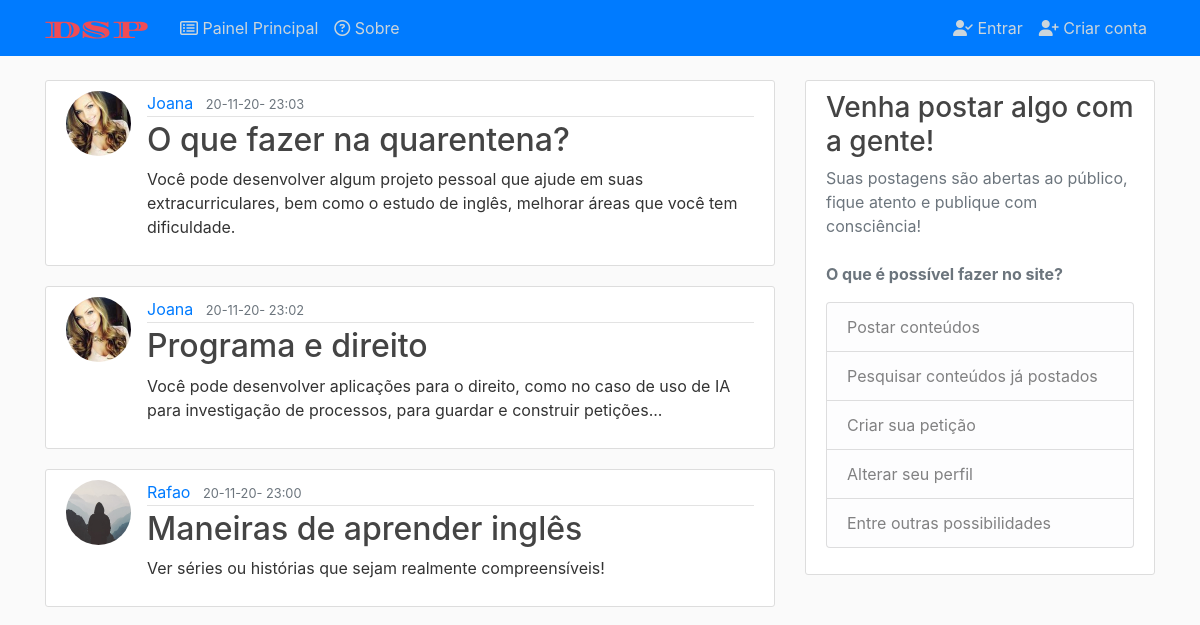
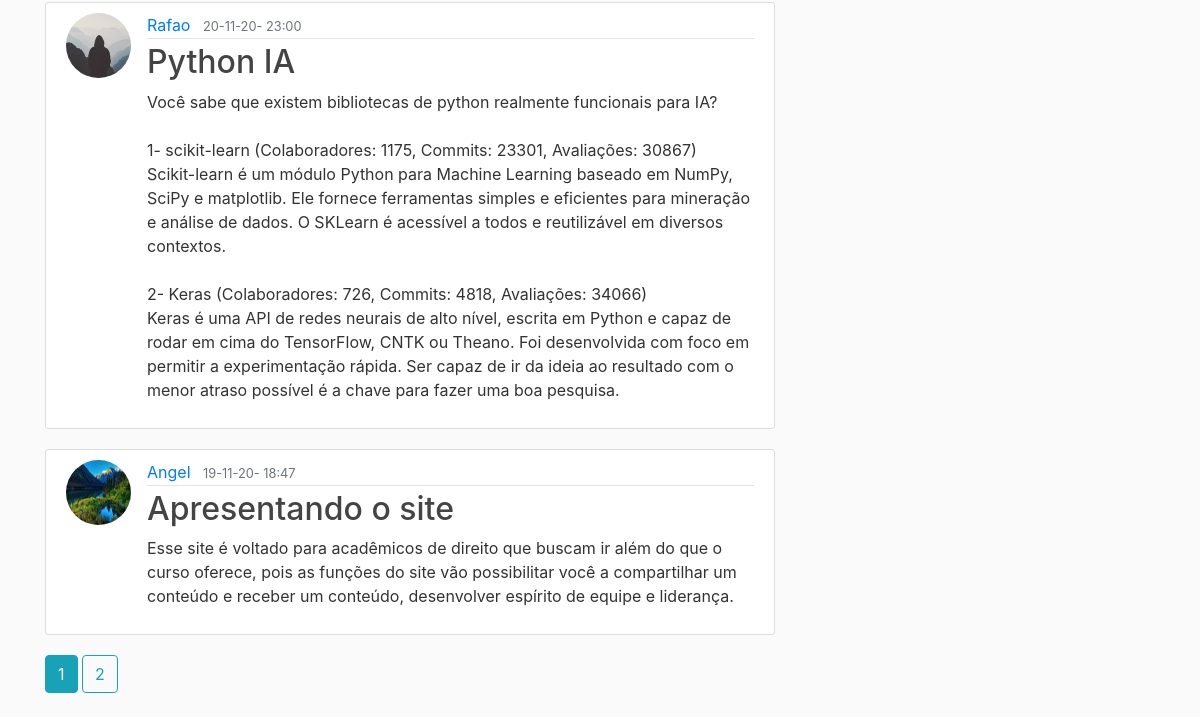
Before: / with the older database file (2 pictures, top to bottom).
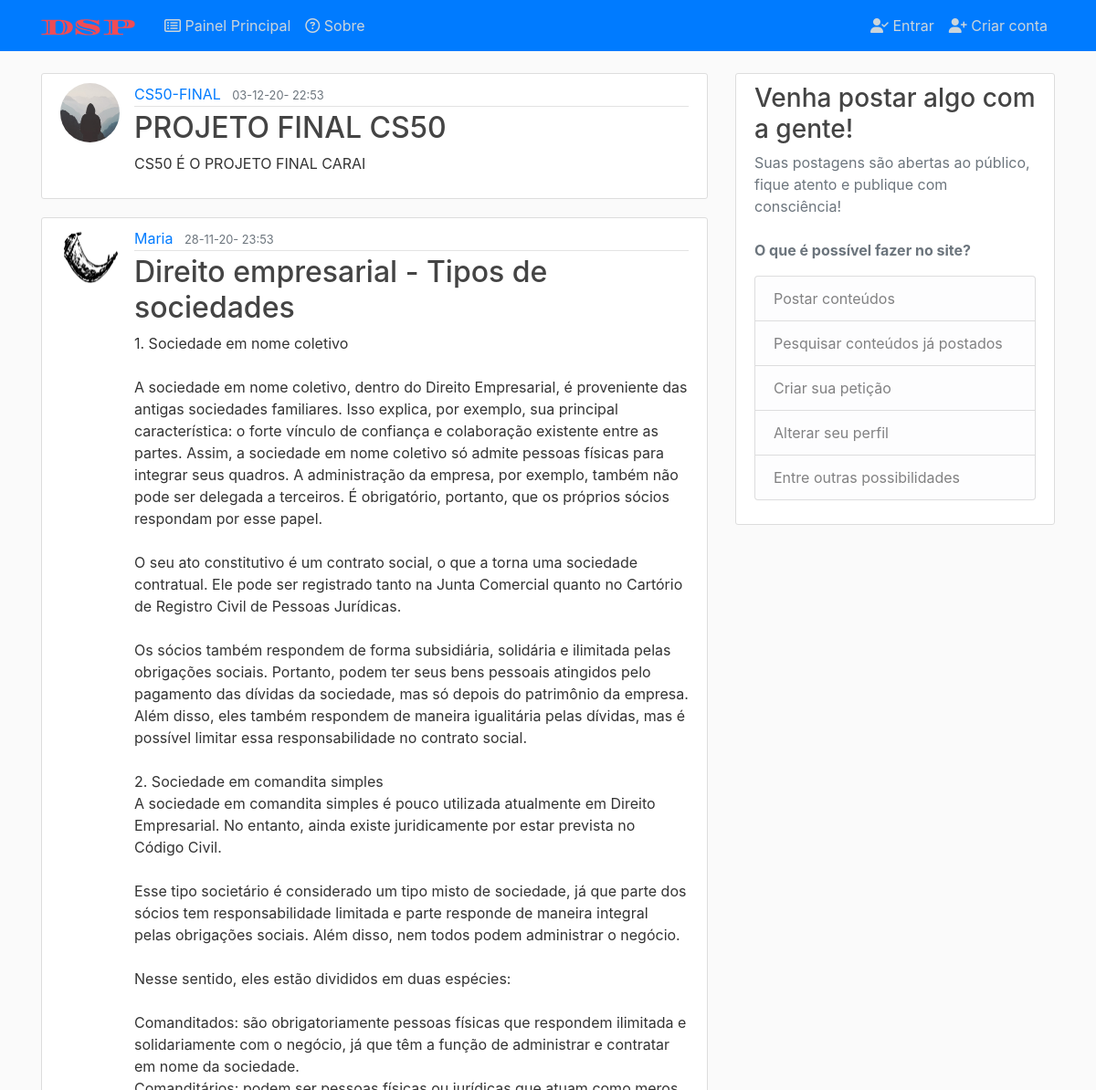
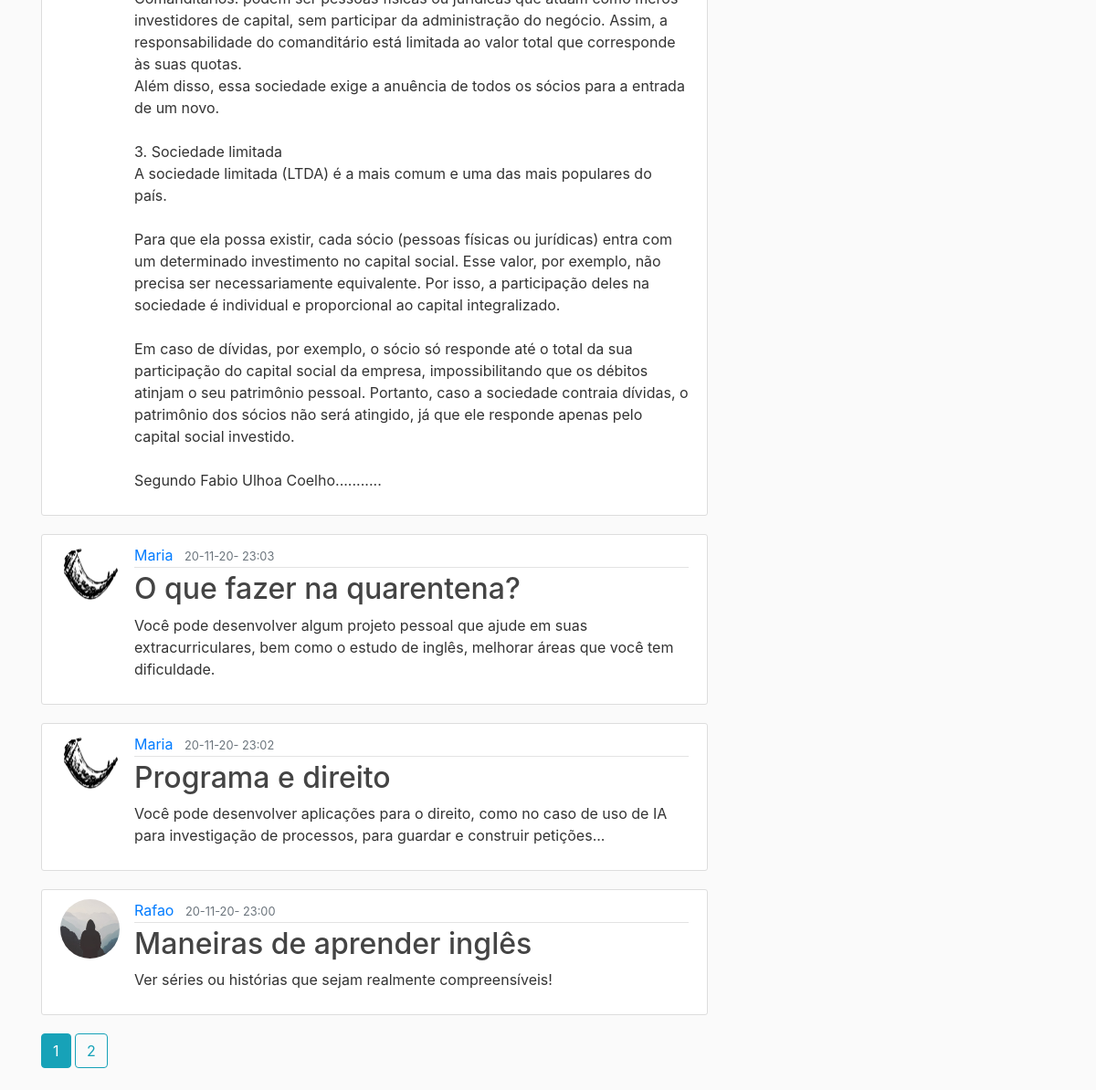
After: the same page with the newer database file (2 pictures, top to bottom).
### application/models.py (models this page shows, shortened)
class Post(db.Model):
    id = db.Column(db.Integer, primary_key=True)
    title = db.Column(db.String(100), nullable=False)
    date_posted = db.Column(db.DateTime, nullable=False,
                            default=datetime.now)
    content = db.Column(db.Text, nullable=False)
    user_id = db.Column(db.Integer, db.ForeignKey('user.id'), nullable=False)

class User(db.Model, UserMixin):
    id = db.Column(db.Integer, primary_key=True)
    username = db.Column(db.String(20), unique=True, nullable=False)
    email = db.Column(db.String(120), unique=True, nullable=False)
    image_file = db.Column(db.String(20), nullable=False,
                           default='default.jpg')
    password = db.Column(db.String(60), nullable=False)
    posts = db.relationship('Post', backref='author', lazy=True)

### application/main/routes.py (the view, shortened to what this page needs)
@main.route('/', methods=['GET', 'POST'], defaults={"page": 1})
@main.route('/<int:page>', methods=['GET', 'POST'])
def index(page):
    page = page
    pages = 5
    posts = Post.query.order_by(
        Post.date_posted.desc()).paginate(page, pages, error_out=False)
    return render_template('index.html', posts=posts, title='Painel Principal')

### application/templates/index.html
{%extends "layout.html"%}
{%block content%}
  {% for post in posts.items %}
  <article class="media content-section">
    <img class="rounded-circle article-img" src="{{ url_for('static', filename='profile_pics/' + post.author.image_file) }}">
    <div class="media-body">
      <div class="article-metadata">
        <a class="mr-2" href="{{url_for('users.user_posts', username=post.author.username)}}">{{ post.author.username }}</a>
        <small class="text-muted">{{ post.date_posted.strftime('%d-%m-%y- %H:%M') }}</small>
      </div>
      <h2><a class="article-title" href="{{ url_for('posts.post', post_id=post.id) }}">{{ post.title }}</a></h2>
      <p class="article-content">{{ post.content }}</p>
    </div>
  </article>
  {%endfor %}
  {% for page_num in posts.iter_pages(left_edge=1, right_edge=1, left_current=1, right_current=2) %}
    {% if page_num %}
      {% if posts.page == page_num %}
        <a class="btn btn-info mb-4" href="{{ url_for('main.index', page=page_num) }}">{{ page_num }}</a>
        {% else %}
        <a class="btn btn-outline-info mb-4" href="{{ url_for('main.index', page=page_num) }}">{{ page_num }}</a>
        {% endif %}
    {% else %}
      ...
    {% endif %}
  {% endfor %}
{%endblock content%}

Changed rows visible on the page:
no longer on this page (row unchanged): Post: image_file (placeholder picture), author.username "Rafao", date_posted "20-11-20- 23:00", title "Python IA", content "Você sabe que existem bibliotecas de python realmente funcionais para IA? 1- scikit-learn (Colaboradores: 1175, Commits: 23301, Avaliações: 30867) Scikit-learn é um módulo Python para Machine Learning baseado em NumPy, SciPy e matplotlib. Ele fornece ferramentas simples e eficientes para mineração e análise de dados. O SKLearn é acessível a todos e reutilizável em diversos contextos. 2- Keras (Colaboradores: 726, Commits: 4818, Avaliações: 34066) Keras é uma API de redes neurais de alto nível, escrita em Python e capaz de rodar em cima do TensorFlow, CNTK ou Theano. Foi desenvolvida com foco em permitir a experimentação rápida. Ser capaz de ir da ideia ao resultado com o menor atraso…"
no longer on this page (row unchanged): Post: image_file (picture), author.username "Angel", date_posted "19-11-20- 18:47", title "Apresentando o site", content "Esse site é voltado para acadêmicos de direito que buscam ir além do que o curso oferece, pois as funções do site vão possibilitar você a compartilhar um conteúdo e receber um conteúdo, desenvolver espírito de equipe e liderança."
added Post: image_file (placeholder picture), author.username "CS50-FINAL", date_posted "03-12-20- 22:53", title "PROJETO FINAL CS50", content "CS50 É O PROJETO FINAL CARAI"
added Post: image_file (picture), author.username "Maria", date_posted "28-11-20- 23:53", title "Direito empresarial - Tipos de sociedades", content "1. Sociedade em nome coletivo A sociedade em nome coletivo, dentro do Direito Empresarial, é proveniente das antigas sociedades familiares. Isso explica, por exemplo, sua principal característica: o forte vínculo de confiança e colaboração existente entre as partes. Assim, a sociedade em nome coletivo só admite pessoas físicas para integrar seus quadros. A administração da empresa, por exemplo, também não pode ser delegada a terceiros. É obrigatório, portanto, que os próprios sócios respondam por esse papel. O seu ato constitutivo é um contrato social, o que a torna uma sociedade contratual. Ele pode ser registrado tanto na Junta Comercial quanto no Cartório de Registro Civil de Pessoas…"
changed through a linked row, Post "O que fazer na quarentena?": image_file: a different picture; author.username "Joana" → "Maria"
changed through a linked row, Post "Programa e direito": image_file: a different picture; author.username "Joana" → "Maria"
